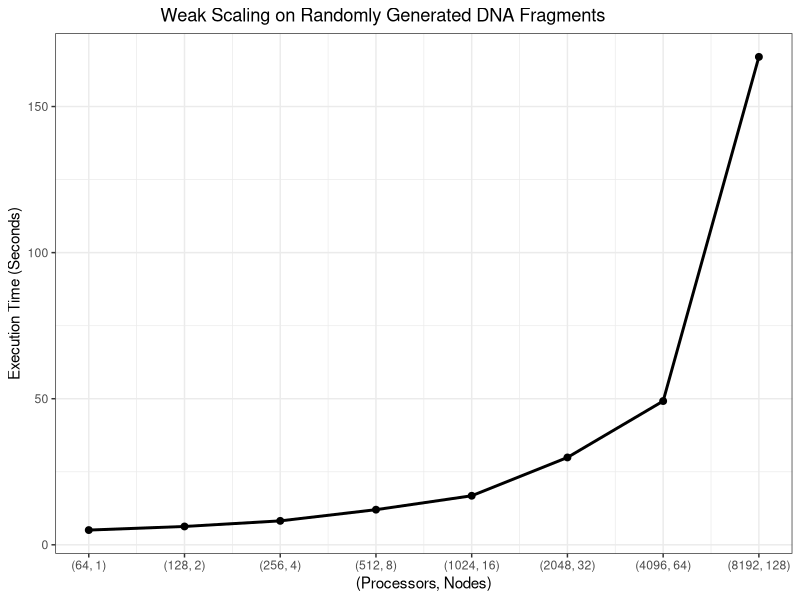

Write the R code that produced this figure.
library(ggplot2)

data = read.csv("weakscaling.csv")

ggplot(data, aes(x = Processors, y = Time)) + 
  geom_point(size=2) + geom_line(size = 1) + 
  #scale_fill_manual(breaks = c(64, 128, 256, 512, 1024, 2048, 4096, 8192), labels = c("64", "128", "256", "512", "1024", "2048", "4096", "8192")) + 
  scale_x_log10(breaks = c(64, 128, 256, 512, 1024, 2048, 4096, 8192), labels = c("(64, 1)", "(128, 2)", "(256, 4)", "(512, 8)", "(1024, 16)", "(2048, 32)", "(4096, 64)", "(8192, 128)")) + 
  xlab("(Processors, Nodes)") + 
  ylab("Execution Time (Seconds)") + 
  ggtitle("                     Weak Scaling on Randomly Generated DNA Fragments") +  
  theme_bw()
